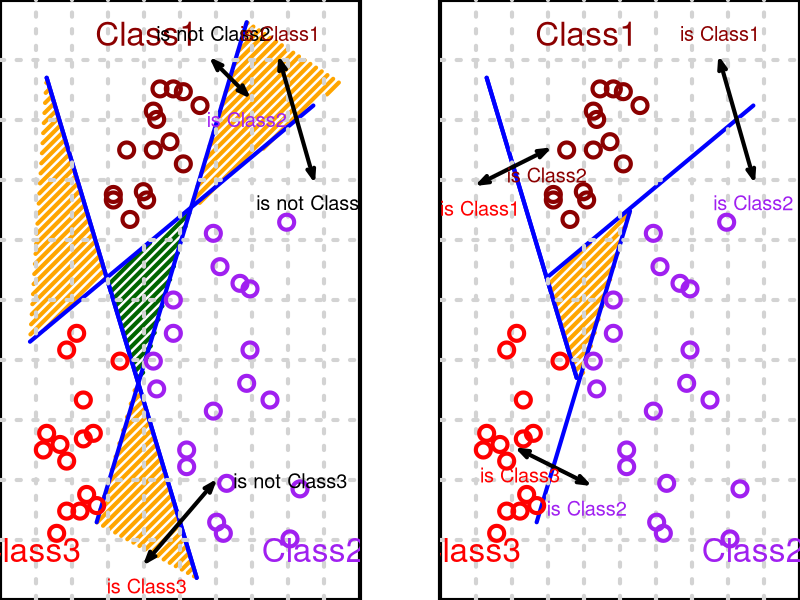

The R source for this figure:
f1 = function(x)
{
	return(-2*x + 110)
}

f2 = function(x)
{
	return(2*x - 40)
}

f3 = function(x)
{
	return(0.5*x + 40)
}






# lines
#pdf('../plots/multiclass_svm.pdf', width = 16, height = 8)
par(mfrow = c(1,2), lwd = 4, cex = 2, cex.axis = 1.5, cex.lab = 1.4, oma = c(0,0,0,0), mar = c(0,0,0,1))
plot(c(10,55), c(f1(10), f1(55)), type = 'l', xlab = '', ylab = '', xlim = c(-0,100), ylim = c(0,100), xaxt = 'n', yaxt = 'n', col = 'blue')

p.x = c(28,38,53)
p.y = c(54,35,66)
polygon(p.x,p.y, col = 'dark green', density = 15,border = FALSE)

p.x.1 = c(98,70,53)
p.y.1 = c(f3(98),f2(70),66)
polygon(p.x.1,p.y.1, col = 'orange', density = 15,border = FALSE)

p.x.2 = c(37,25,55)
p.y.2 = c(35,f2(25),f1(55))
polygon(p.x.2,p.y.2, col = 'orange', density = 15,border = FALSE)

p.x.2 = c(28,10,5)
p.y.2 = c(54,f1(10),f3(5))
polygon(p.x.2,p.y.2, col = 'orange', density = 15,border = FALSE)

lines(c(10,55),c(f1(10),f1(55)), col = 'blue')
lines(c(25,70),c(f2(25),f2(70)), col = 'blue')
lines(c(5 ,90),c(f3(5 ),f3(90)), col = 'blue')
grid(10,10)

# points
c1 = c()
for(i in c(1:15))
{
	x = sample(c(20:60), 1)
	y = sample(c((max(c(f1(x),f2(x),f3(x)))+5):90),1)
	c1 = rbind(c1, c(x,y))
}
points(c1, col = 'dark red')

c2 = c()
for(i in c(1:20))
{
	x = sample(c(42:90), 1)
	if(x>=38 && x <53) 
	{m = f2(x)-5}
	else 
	{m = f3(x)-5}
	y = sample(c((max(f1(x),5)+2): m),1)
	c2 = rbind(c2, c(x,y))
}
points(c2, col = 'purple')

c3 = c()
for(i in c(1:15))
{
	x = sample(c(5:33), 1)
	if(x>=28 && x <35) 
	{m = f1(x)-2}
	else 
	{m = f3(x)-5}
	y = sample(c((max(f2(x),5)+1): m),1)
	c3 = rbind(c3, c(x,y))
}
points(c3, col = 'red')


text(c(40,90, 5), c(98,5,5), c('Class1','Class2','Class3'),col = c('dark red','purple','red'))

arrows(65, f2(65), 70, f2(70)-13, angle = 20,length = 0.1,col = 'black')
arrows(65, f2(65), 60, f2(60)+13, angle = 20,length = 0.1,col = 'black')
text(70, (f2(70)-13),c('is Class2'),cex = 0.6,pos =1,col ='purple' )
text(60, (f2(60)+13),c('is not Class2'),cex = 0.6,pos = 3,col = 'black')

arrows(85, f3(85), 90, f3(90)-13, angle = 20,length = 0.1,col = 'black')
arrows(85, f3(85), 80, f3(80)+13, angle = 20,length = 0.1,col = 'black')
text(90, (f3(90)-13),c('is not Class1'),cex = 0.6,pos =1,col ='black' )
text(80, (f3(80)+13),c('is Class1'),cex = 0.6,pos = 3,col = 'dark red')

arrows(50, f1(50), 60, f1(40)-13, angle = 20,length = 0.1,col = 'black')
arrows(50, f1(50), 40, f1(60)+13, angle = 20,length = 0.1,col = 'black')
text(60, (f1(40)-13),c('is not Class3'),cex = 0.6,pos =4,col ='black' )
text(40, (f1(60)+13),c('is Class3'),cex = 0.6,pos = 1,col = 'red')


#
#
#


par(mar = c(0,1,0,0))
plot(c(10,37), c(f1(10), f1(37)), type = 'l', xlab = '', ylab = '', xlim = c(-0,100), ylim = c(0,100), xaxt = 'n', yaxt = 'n', col = 'blue')

p.x = c(28,38,53)
p.y = c(54,35,66)
polygon(p.x,p.y, col = 'orange', density = 15,border = FALSE)


lines(c(10,37),c(f1(10),f1(37)), col = 'blue')
lines(c(25,53),c(f2(25),f2(53)), col = 'blue')
lines(c(28,90),c(f3(28),f3(90)), col = 'blue')
grid(10,10)

# points

points(c1, col = 'dark red')

points(c2, col = 'purple')

points(c3, col = 'red')


text(c(40,90, 5), c(98,5,5), c('Class1','Class2','Class3'),col = c('dark red','purple','red'))


arrows(85, f3(85), 90, f3(90)-13, angle = 20,length = 0.1,col = 'black')
arrows(85, f3(85), 80, f3(80)+13, angle = 20,length = 0.1,col = 'black')
text(90, (f3(90)-13),c('is Class2'),cex = 0.6,pos =1,col ='purple' )
text(80, (f3(80)+13),c('is Class1'),cex = 0.6,pos = 3,col = 'dark red')

arrows(30, f2(30), 40, f2(40)-23, angle = 20,length = 0.1,col = 'black')
arrows(30, f2(30), 20, f2(20)+23, angle = 20,length = 0.1,col = 'black')
text(20, (f2(20)+23),c('is Class3'),cex = 0.6,pos =1,col ='red' )
text(40, (f2(40)-23),c('is Class2'),cex = 0.6,pos = 1,col = 'purple')

arrows(18, f1(18), 8, f1(8)-23, angle = 20,length = 0.1,col = 'black')
arrows(18, f1(18), 28, f1(28)+23, angle = 20,length = 0.1,col = 'black')
text(8, (f1(8)-23),c('is Class1'),cex = 0.6,pos =1,col ='red' )
text(28, (f1(28)+23),c('is Class2'),cex = 0.6,pos = 1,col = 'dark red')

dev.off()














